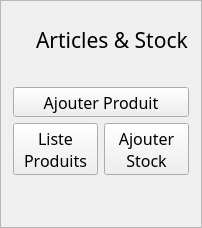
               <widget class="QFrame" name="CardArticles">
                <property name="sizePolicy">
                 <sizepolicy hsizetype="Expanding" vsizetype="Expanding">
                  <horstretch>0</horstretch>
                  <verstretch>0</verstretch>
                 </sizepolicy>
                </property>
                <property name="maximumSize">
                 <size>
                  <width>16777215</width>
                  <height>357</height>
                 </size>
                </property>
                <property name="frameShape">
                 <enum>QFrame::StyledPanel</enum>
                </property>
                <property name="frameShadow">
                 <enum>QFrame::Raised</enum>
                </property>
                <property name="class" stdset="0">
                 <string>card</string>
                </property>
                <layout class="QVBoxLayout" name="verticalLayout_6">
                 <property name="leftMargin">
                  <number>12</number>
                 </property>
                 <property name="topMargin">
                  <number>24</number>
                 </property>
                 <property name="rightMargin">
                  <number>12</number>
                 </property>
                 <property name="bottomMargin">
                  <number>12</number>
                 </property>
                 <item>
                  <layout class="QHBoxLayout" name="horizontalLayout_13">
                   <item>
                    <spacer name="horizontalSpacer_12">
                     <property name="orientation">
                      <enum>Qt::Horizontal</enum>
                     </property>
                     <property name="sizeType">
                      <enum>QSizePolicy::Fixed</enum>
                     </property>
                     <property name="sizeHint" stdset="0">
                      <size>
                       <width>10</width>
                       <height>20</height>
                      </size>
                     </property>
                    </spacer>
                   </item>
                   <item>
                    <widget class="QLabel" name="IconArticles">
                     <property name="maximumSize">
                      <size>
                       <width>28</width>
                       <height>28</height>
                      </size>
                     </property>
                     <property name="styleSheet">
                      <string notr="true">#IconArticles {
	image: url(:/icons/icons/catalogue.svg);
	border: none;
}</string>
                     </property>
                     <property name="text">
                      <string/>
                     </property>
                    </widget>
                   </item>
                   <item>
                    <widget class="QLabel" name="label_8">
                     <property name="maximumSize">
                      <size>
                       <width>16777215</width>
                       <height>30</height>
                      </size>
                     </property>
                     <property name="font">
                      <font>
                       <family>Inter 18pt SemiBold</family>
                       <pointsize>16</pointsize>
                      </font>
                     </property>
                     <property name="styleSheet">
                      <string notr="true">QLabel {border: none;}</string>
                     </property>
                     <property name="text">
                      <string>Articles &amp; Stock</string>
                     </property>
                    </widget>
                   </item>
                  </layout>
                 </item>
                 <item>
                  <layout class="QHBoxLayout" name="horizontalLayout_14">
                   <property name="spacing">
                    <number>0</number>
                   </property>
                   <property name="leftMargin">
                    <number>0</number>
                   </property>
                   <property name="rightMargin">
                    <number>0</number>
                   </property>
                   <property name="bottomMargin">
                    <number>0</number>
                   </property>
                   <item>
                    <spacer name="horizontalSpacer_13">
                     <property name="orientation">
                      <enum>Qt::Horizontal</enum>
                     </property>
                     <property name="sizeType">
                      <enum>QSizePolicy::Fixed</enum>
                     </property>
                     <property name="sizeHint" stdset="0">
                      <size>
                       <width>10</width>
                       <height>20</height>
                      </size>
                     </property>
                    </spacer>
                   </item>
                   <item>
                    <widget class="QLabel" name="SeparatorLine_3">
                     <property name="maximumSize">
                      <size>
                       <width>16777215</width>
                       <height>1</height>
                      </size>
                     </property>
                     <property name="text">
                      <string/>
                     </property>
                     <property name="class" stdset="0">
                      <string>separator</string>
                     </property>
                    </widget>
                   </item>
                   <item>
                    <spacer name="horizontalSpacer_14">
                     <property name="orientation">
                      <enum>Qt::Horizontal</enum>
                     </property>
                     <property name="sizeType">
                      <enum>QSizePolicy::Fixed</enum>
                     </property>
                     <property name="sizeHint" stdset="0">
                      <size>
                       <width>10</width>
                       <height>20</height>
                      </size>
                     </property>
                    </spacer>
                   </item>
                  </layout>
                 </item>
                 <item>
                  <widget class="QToolButton" name="toolButton_9">
                   <property name="sizePolicy">
                    <sizepolicy hsizetype="Expanding" vsizetype="Expanding">
                     <horstretch>0</horstretch>
                     <verstretch>0</verstretch>
                    </sizepolicy>
                   </property>
                   <property name="minimumSize">
                    <size>
                     <width>0</width>
                     <height>0</height>
                    </size>
                   </property>
                   <property name="maximumSize">
                    <size>
                     <width>16777215</width>
                     <height>100</height>
                    </size>
                   </property>
                   <property name="font">
                    <font>
                     <family>Inter 18pt SemiBold</family>
                     <pointsize>12</pointsize>
                    </font>
                   </property>
                   <property name="text">
                    <string>Ajouter Produit</string>
                   </property>
                   <property name="icon">
                    <iconset resource="../../resources/resources.qrc">
                     <normaloff>:/icons/icons/ajouter.svg</normaloff>:/icons/icons/ajouter.svg</iconset>
                   </property>
                   <property name="iconSize">
                    <size>
                     <width>30</width>
                     <height>40</height>
                    </size>
                   </property>
                   <property name="toolButtonStyle">
                    <enum>Qt::ToolButtonTextUnderIcon</enum>
                   </property>
                   <property name="class" stdset="0">
                    <string>card-button</string>
                   </property>
                  </widget>
                 </item>
                 <item>
                  <layout class="QHBoxLayout" name="horizontalLayout_4">
                   <property name="spacing">
                    <number>6</number>
                   </property>
                   <property name="sizeConstraint">
                    <enum>QLayout::SetDefaultConstraint</enum>
                   </property>
                   <item>
                    <widget class="QToolButton" name="toolButton_6">
                     <property name="sizePolicy">
                      <sizepolicy hsizetype="Expanding" vsizetype="Expanding">
                       <horstretch>0</horstretch>
                       <verstretch>0</verstretch>
                      </sizepolicy>
                     </property>
                     <property name="maximumSize">
                      <size>
                       <width>16777215</width>
                       <height>100</height>
                      </size>
                     </property>
                     <property name="font">
                      <font>
                       <family>Inter 18pt SemiBold</family>
                       <pointsize>12</pointsize>
                      </font>
                     </property>
                     <property name="text">
                      <string>Liste
Produits</string>
                     </property>
                     <property name="icon">
                      <iconset resource="../../resources/resources.qrc">
                       <normaloff>:/icons/icons/list_produits.svg</normaloff>:/icons/icons/list_produits.svg</iconset>
                     </property>
                     <property name="iconSize">
                      <size>
                       <width>30</width>
                       <height>40</height>
                      </size>
                     </property>
                     <property name="toolButtonStyle">
                      <enum>Qt::ToolButtonTextUnderIcon</enum>
                     </property>
                     <property name="class" stdset="0">
                      <string>card-button</string>
                     </property>
                    </widget>
                   </item>
                   <item>
                    <widget class="QToolButton" name="toolButton_7">
                     <property name="sizePolicy">
                      <sizepolicy hsizetype="Expanding" vsizetype="Expanding">
                       <horstretch>0</horstretch>
                       <verstretch>0</verstretch>
                      </sizepolicy>
                     </property>
                     <property name="maximumSize">
                      <size>
                       <width>16777215</width>
                       <height>100</height>
                      </size>
                     </property>
                     <property name="font">
                      <font>
                       <family>Inter 18pt SemiBold</family>
                       <pointsize>12</pointsize>
                      </font>
                     </property>
                     <property name="mouseTracking">
                      <bool>true</bool>
                     </property>
                     <property name="toolTipDuration">
                      <number>-1</number>
                     </property>
                     <property name="layoutDirection">
                      <enum>Qt::LeftToRight</enum>
                     </property>
                     <property name="styleSheet">
                      <string notr="true"/>
                     </property>
                     <property name="text">
                      <string>Ajouter
Stock</string>
                     </property>
                     <property name="icon">
                      <iconset resource="../../resources/resources.qrc">
                       <normaloff>:/icons/icons/ajouter_stock.svg</normaloff>:/icons/icons/ajouter_stock.svg</iconset>
                     </property>
                     <property name="iconSize">
                      <size>
                       <width>30</width>
                       <height>40</height>
                      </size>
                     </property>
                     <property name="autoRepeat">
                      <bool>false</bool>
                     </property>
                     <property name="autoExclusive">
                      <bool>false</bool>
                     </property>
                     <property name="autoRepeatInterval">
                      <number>100</number>
                     </property>
                     <property name="popupMode">
                      <enum>QToolButton::DelayedPopup</enum>
                     </property>
                     <property name="toolButtonStyle">
                      <enum>Qt::ToolButtonTextUnderIcon</enum>
                     </property>
                     <property name="autoRaise">
                      <bool>false</bool>
                     </property>
                     <property name="arrowType">
                      <enum>Qt::NoArrow</enum>
                     </property>
                     <property name="class" stdset="0">
                      <string>card-button</string>
                     </property>
                    </widget>
                   </item>
                  </layout>
                 </item>
                 <item>
                  <spacer name="verticalSpacer_3">
                   <property name="orientation">
                    <enum>Qt::Vertical</enum>
                   </property>
                   <property name="sizeHint" stdset="0">
                    <size>
                     <width>20</width>
                     <height>40</height>
                    </size>
                   </property>
                  </spacer>
                 </item>
                </layout>
               </widget>
